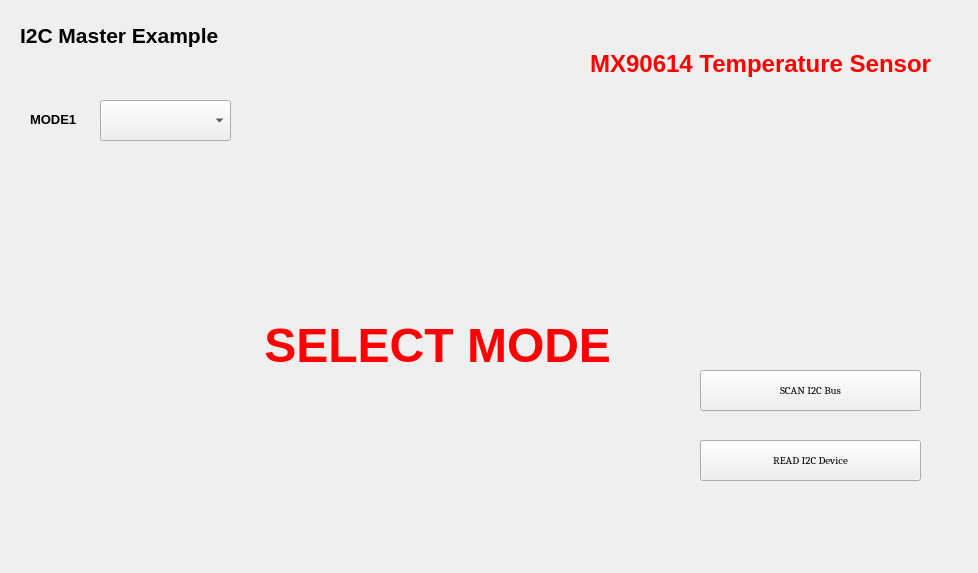
<?xml version="1.0" encoding="UTF-8"?>
<ui version="4.0">
 <class>CI2C_IO</class>
 <widget class="QWidget" name="CI2C_IO">
  <property name="geometry">
   <rect>
    <x>0</x>
    <y>0</y>
    <width>978</width>
    <height>573</height>
   </rect>
  </property>
  <property name="windowTitle">
   <string>Dialog</string>
  </property>
  <widget class="QPushButton" name="ReadI2CDevice">
   <property name="geometry">
    <rect>
     <x>700</x>
     <y>440</y>
     <width>221</width>
     <height>41</height>
    </rect>
   </property>
   <property name="font">
    <font>
     <family>Cambria</family>
     <pointsize>8</pointsize>
    </font>
   </property>
   <property name="focusPolicy">
    <enum>Qt::NoFocus</enum>
   </property>
   <property name="text">
    <string>READ I2C Device</string>
   </property>
   <property name="shortcut">
    <string>F12</string>
   </property>
  </widget>
  <widget class="QLabel" name="superBanner">
   <property name="geometry">
    <rect>
     <x>20</x>
     <y>10</y>
     <width>271</width>
     <height>51</height>
    </rect>
   </property>
   <property name="font">
    <font>
     <pointsize>16</pointsize>
     <weight>75</weight>
     <bold>true</bold>
    </font>
   </property>
   <property name="text">
    <string>I2C Master Example</string>
   </property>
  </widget>
  <widget class="QComboBox" name="select1">
   <property name="geometry">
    <rect>
     <x>100</x>
     <y>100</y>
     <width>131</width>
     <height>41</height>
    </rect>
   </property>
  </widget>
  <widget class="QLabel" name="label_22">
   <property name="geometry">
    <rect>
     <x>30</x>
     <y>110</y>
     <width>61</width>
     <height>20</height>
    </rect>
   </property>
   <property name="text">
    <string>&lt;html&gt;&lt;head/&gt;&lt;body&gt;&lt;p&gt;&lt;span style=&quot; font-size:10pt; font-weight:600;&quot;&gt;MODE1&lt;/span&gt;&lt;/p&gt;&lt;/body&gt;&lt;/html&gt;</string>
   </property>
  </widget>
  <widget class="QLabel" name="red_label_2">
   <property name="geometry">
    <rect>
     <x>510</x>
     <y>50</y>
     <width>421</width>
     <height>42</height>
    </rect>
   </property>
   <property name="text">
    <string>&lt;html&gt;&lt;head/&gt;&lt;body&gt;&lt;p&gt;&lt;span style=&quot; font-size:18pt; font-weight:600; color:#ff0000;&quot;&gt;MX90614 Temperature Sensor&lt;/span&gt;&lt;span style=&quot; font-family:'monospace';&quot;&gt;&lt;br/&gt;&lt;/span&gt;&lt;/p&gt;&lt;/body&gt;&lt;/html&gt;</string>
   </property>
   <property name="alignment">
    <set>Qt::AlignRight|Qt::AlignTrailing|Qt::AlignVCenter</set>
   </property>
  </widget>
  <widget class="QPushButton" name="scanI2CDevice">
   <property name="geometry">
    <rect>
     <x>700</x>
     <y>370</y>
     <width>221</width>
     <height>41</height>
    </rect>
   </property>
   <property name="font">
    <font>
     <family>Cambria</family>
     <pointsize>8</pointsize>
    </font>
   </property>
   <property name="focusPolicy">
    <enum>Qt::NoFocus</enum>
   </property>
   <property name="text">
    <string>SCAN I2C Bus</string>
   </property>
   <property name="shortcut">
    <string>F12</string>
   </property>
  </widget>
  <widget class="QLabel" name="tempText">
   <property name="geometry">
    <rect>
     <x>10</x>
     <y>190</y>
     <width>601</width>
     <height>311</height>
    </rect>
   </property>
   <property name="text">
    <string>&lt;html&gt;&lt;head/&gt;&lt;body&gt;&lt;p&gt;&lt;span style=&quot; font-size:36pt; font-weight:600; color:#ff0000;&quot;&gt;SELECT MODE&lt;/span&gt;&lt;/p&gt;&lt;/body&gt;&lt;/html&gt;</string>
   </property>
   <property name="alignment">
    <set>Qt::AlignRight|Qt::AlignTrailing|Qt::AlignVCenter</set>
   </property>
  </widget>
 </widget>
 <resources/>
 <connections/>
</ui>
